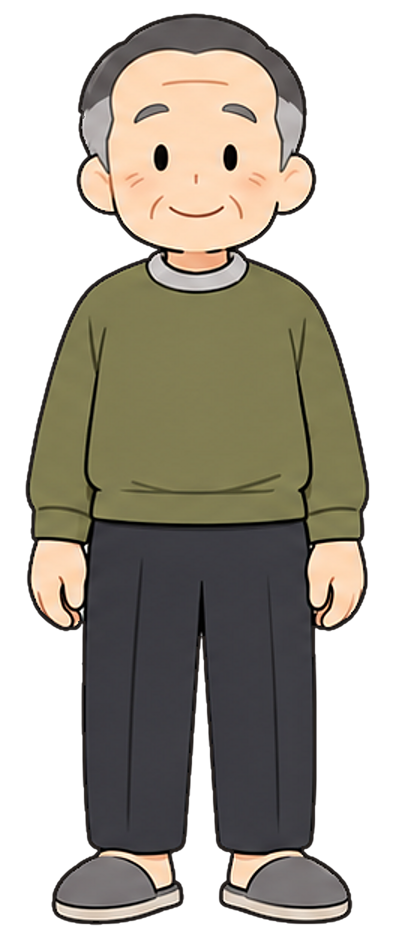
#> input picture web_test/assets_v4/v4_cz_front.png, 810 x 1884 px, found by its file name (shown at 1/2 size)
$ python v9_prep.py ../assets_v4/v4_cz_front.png ../assets_v4/v4_cz_front.png
#> lines starting #> are read from the running program, lines starting #| are printed output that depends on the picture; after the words box and inside, x2 and y2 are one past the last pixel; in counts of white or black regions, pixels touching at a corner belong together
"""Clean eyes for the citizen's front view (assets_v9).

usage: python3 tools/v9_prep.py ASSETS_V4 OUT
  ASSETS_V4  v4_cz_front.png (made by tools/v4_prep.py)
  writes
  OUT/v9_cz_front.png  CUT 7b: the same picture without the light halo the 3x upscale's sharpening left round each pupil.
                       When he shuts his eyes in his bow, the page paints a skin-coloured lid over each eye; with the halo
                       there, a pale ring showed round the closed eyes. The halo is filled with the skin round it (diffused
                       inward) and each pupil keeps a soft edge.
  prints the skin colour round each eye, for the lid (CZ.front.skin on the page)
"""
import json, os, sys
import numpy as np
from PIL import Image, ImageFilter

V4, OUT = sys.argv[1], sys.argv[2]
EYES = [(321.7, 315.0), (460.3, 314.8)]                 # the eyes as the page measures them (CZ.front.eyes)
im = np.asarray(Image.open(f"{V4}/v4_cz_front.png").convert("RGBA")).copy()
#> im is the input picture: shape (1884, 810, 4); mean R, G, B, A 87, 79.5, 67.9, 147.5
meta = {"eyes": []}
for EX, EY in EYES:
    x0, y0 = int(EX - 40), int(EY - 60)
    win = im[y0:y0 + 120, x0:x0 + 80].astype(np.float32)
    lum = win[..., :3].sum(-1)
    core = lum < 330                                     # the pupil and its dark edge
    near = np.asarray(Image.fromarray((core * 255).astype(np.uint8), "L").filter(ImageFilter.MaxFilter(17))) > 0
    ring = near & ~core
    rim = np.asarray(Image.fromarray((near * 255).astype(np.uint8), "L").filter(ImageFilter.MaxFilter(7))) > 0
    skin = np.median(win[rim & ~near][:, :3], axis=0)    # the skin just outside the halo
    F = win[..., :3].copy()
    F[near] = skin
    for _ in range(600):
        avg = (np.roll(F, 1, 0) + np.roll(F, -1, 0) + np.roll(F, 1, 1) + np.roll(F, -1, 1)) / 4
        F[near] = avg[near]
    wgt = np.clip((620 - lum) / 470, 0, 1)               # how much of each pixel is pupil (its antialiased edge partly)
    wgt[~near] = 0
    wgt = wgt[..., None]
    pupil = np.where(core[..., None], win[..., :3], np.array([22, 16, 16], np.float32))
    im[y0:y0 + 120, x0:x0 + 80, :3] = np.clip(wgt * pupil + (1 - wgt) * F, 0, 255).astype(np.uint8)
    meta["eyes"].append({"at": [EX, EY], "skin": [int(v) for v in skin], "halo_px": int(ring.sum())})
#> this loop made 2 passes
#> skin on passes 1 to 2: [252, 216, 184], [252, 216, 185]
#> pass 1, `win = im[y0:y0 + 120, x0:x0 + 80].astype(np.float32)`:
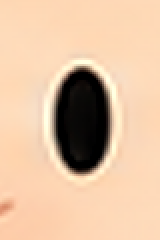
#> win: shape (120, 80, 4) float32 (shown 2 times larger); mean R, G, B, A 222.1, 190.1, 160.9, 255
#> pass 1, `lum = win[..., :3].sum(-1)`:
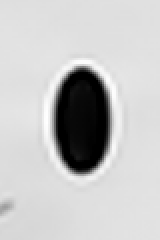
#> lum: shape (120, 80) float32 (shown 2 times larger); min 0, max 742, mean 573; drawn with min black and max white
#> pass 1, `core = lum < 330`:
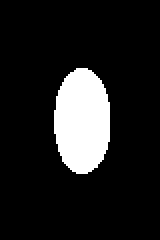
#> core: shape (120, 80) bool (shown 2 times larger); 12.4% white; 1 white region, box (x1, y1, x2, y2) and area: (27, 34, 55, 87) 1192
#> pass 1, `near = np.asarray(Image.fromarray((core * 255).astype(np.uint8), "L")...`:
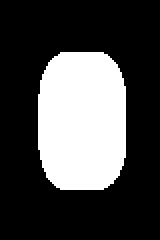
#> near: shape (120, 80) bool (shown 2 times larger); 28.6% white; 1 white region, box (x1, y1, x2, y2) and area: (19, 26, 63, 95) 2744
#> after the loop:
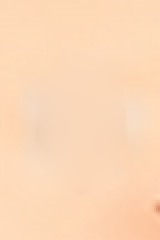
#> F: shape (120, 80, 3) float32 (shown 2 times larger); mean R, G, B 252.2, 215.5, 183.1
#> after the loop: im: shape (1884, 810, 4); 0.21% of pixels changed, all inside (x1, y1, x2, y2) = (300, 281, 482, 350)
#> after the loop:
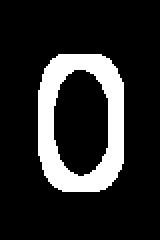
#> ring: shape (120, 80) bool (shown 2 times larger); 16% white; 1 white region, box (x1, y1, x2, y2) and area: (19, 27, 62, 96) 1536
#> after the loop:
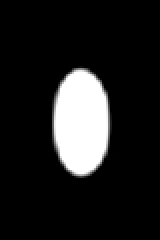
#> wgt: shape (120, 80, 1) float32 (shown 2 times larger); min 0, max 1, mean 0.125
os.makedirs(OUT, exist_ok=True)
Image.fromarray(im, "RGBA").save(f"{OUT}/v9_cz_front.png", optimize=True)
json.dump(meta, open(f"{OUT}/v9_meta.json", "w"), indent=1)
print("ok", meta)
